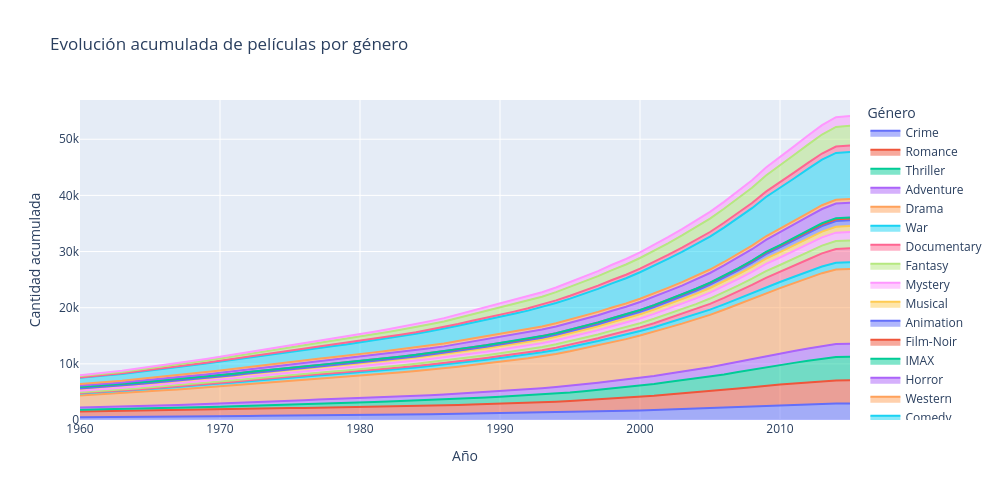

This figure's notebook cell:
### Code cell
# Resetear el índice
df_plot = df_base.reset_index()

# Transformar a formato largo
df_melted = df_plot.melt(id_vars="year",
                         value_vars=[col for col in df_base.columns if col != "All_movies"],
                         var_name="genre",
                         value_name="count")

df_melted = df_melted[df_melted['year']>=1960]

# se crea gráfico de área apilado
fig = px.area(df_melted, x="year", y="count", color="genre",
              title="Evolución acumulada de películas por género",
              labels={"year": "Año", "count": "Cantidad acumulada", "genre": "Género"},
              width=1000, height=500)

fig.update_layout(xaxis_title="Año", yaxis_title="Cantidad acumulada", legend_title="Género")
fig.show()

### Figure 1 — Plotly figure (JSON) as saved in the notebook; plotly's stock layout.template omitted (floating-point values rounded to 4 significant figures)
{"data": [{"fillpattern": {"shape": ""}, "hovertemplate": "Género=Crime<br>Año=%{x}<br>Cantidad acumulada=%{y}<extra></extra>", "legendgroup": "Crime", "line": {"color": "#636efa"}, "marker": {"symbol": "circle"}, "mode": "lines", "name": "Crime", "orientation": "v", "showlegend": true, "stackgroup": "1", "type": "scatter", "x": [1960, 1961, 1962, 1963, 1964, 1965, 1966, 1967, 1968, 1969, 1970, 1971, 1972, 1973, 1974, 1975, 1976, 1977, 1978, 1979, 1980, 1981, 1982, 1983, 1984, 1985, 1986, 1987, 1988, 1989, 1990, 1991, 1992, 1993, 1994, 1995, 1996, 1997, 1998, 1999, 2000, 2001, 2002, 2003, 2004, 2005, 2006, 2007, 2008, 2009, 2010, 2011, 2012, 2013, 2014, 2015], "xaxis": "x", "y": [494, 504, 515, 527, 543, 552, 574, 592, 624, 644, 662, 685, 718, 775, 806, 837, 864, 883, 907, 929, 942, 959, 978, 998, 1014, 1032, 1056, 1094, 1128, 1161, 1197, 1236, 1276, 1307, 1344, 1398, 1451, 1512, 1582, 1629, 1695, 1761, 1858, 1947, 2019, 2103, 2196, 2303, 2407, 2520, 2599, 2673, 2765, 2847, 2928, 2938], "yaxis": "y"}, {"fillpattern": {"shape": ""}, "hovertemplate": "Género=Romance<br>Año=%{x}<br>Cantidad acumulada=%{y}<extra></extra>", "legendgroup": "Romance", "line": {"color": "#EF553B"}, "marker": {"symbol": "circle"}, "mode": "lines", "name": "Romance", "orientation": "v", "showlegend": true, "stackgroup": "1", "type": "scatter", "x": [1960, 1961, 1962, 1963, 1964, 1965, 1966, 1967, 1968, 1969, 1970, 1971, 1972, 1973, 1974, 1975, 1976, 1977, 1978, 1979, 1980, 1981, 1982, 1983, 1984, 1985, 1986, 1987, 1988, 1989, 1990, 1991, 1992, 1993, 1994, 1995, 1996, 1997, 1998, 1999, 2000, 2001, 2002, 2003, 2004, 2005, 2006, 2007, 2008, 2009, 2010, 2011, 2012, 2013, 2014, 2015], "xaxis": "x", "y": [998, 1022, 1041, 1058, 1081, 1099, 1119, 1134, 1155, 1175, 1197, 1210, 1226, 1240, 1253, 1280, 1295, 1313, 1328, 1347, 1367, 1390, 1412, 1442, 1480, 1514, 1542, 1583, 1625, 1657, 1698, 1747, 1798, 1858, 1919, 1991, 2073, 2158, 2261, 2346, 2452, 2569, 2689, 2798, 2906, 3032, 3160, 3302, 3445, 3591, 3708, 3814, 3927, 4039, 4119, 4127], "yaxis": "y"}, {"fillpattern": {"shape": ""}, "hovertemplate": "Género=Thriller<br>Año=%{x}<br>Cantidad acumulada=%{y}<extra></extra>", "legendgroup": "Thriller", "line": {"color": "#00cc96"}, "marker": {"symbol": "circle"}, "mode": "lines", "name": "Thriller", "orientation": "v", "showlegend": true, "stackgroup": "1", "type": "scatter", "x": [1960, 1961, 1962, 1963, 1964, 1965, 1966, 1967, 1968, 1969, 1970, 1971, 1972, 1973, 1974, 1975, 1976, 1977, 1978, 1979, 1980, 1981, 1982, 1983, 1984, 1985, 1986, 1987, 1988, 1989, 1990, 1991, 1992, 1993, 1994, 1995, 1996, 1997, 1998, 1999, 2000, 2001, 2002, 2003, 2004, 2005, 2006, 2007, 2008, 2009, 2010, 2011, 2012, 2013, 2014, 2015], "xaxis": "x", "y": [342, 350, 362, 378, 401, 418, 430, 448, 470, 490, 515, 551, 589, 632, 666, 696, 735, 766, 795, 817, 844, 878, 904, 935, 965, 995, 1031, 1073, 1126, 1168, 1230, 1277, 1331, 1385, 1447, 1516, 1600, 1694, 1788, 1881, 1987, 2088, 2212, 2335, 2453, 2593, 2759, 2935, 3114, 3328, 3505, 3686, 3853, 4031, 4154, 4177], "yaxis": "y"}, {"fillpattern": {"shape": ""}, "hovertemplate": "Género=Adventure<br>Año=%{x}<br>Cantidad acumulada=%{y}<extra></extra>", "legendgroup": "Adventure", "line": {"color": "#ab63fa"}, "marker": {"symbol": "circle"}, "mode": "lines", "name": "Adventure", "orientation": "v", "showlegend": true, "stackgroup": "1", "type": "scatter", "x": [1960, 1961, 1962, 1963, 1964, 1965, 1966, 1967, 1968, 1969, 1970, 1971, 1972, 1973, 1974, 1975, 1976, 1977, 1978, 1979, 1980, 1981, 1982, 1983, 1984, 1985, 1986, 1987, 1988, 1989, 1990, 1991, 1992, 1993, 1994, 1995, 1996, 1997, 1998, 1999, 2000, 2001, 2002, 2003, 2004, 2005, 2006, 2007, 2008, 2009, 2010, 2011, 2012, 2013, 2014, 2015], "xaxis": "x", "y": [372, 383, 404, 417, 435, 458, 482, 501, 519, 538, 552, 565, 583, 595, 607, 625, 640, 669, 684, 707, 730, 757, 783, 811, 840, 880, 916, 945, 971, 999, 1031, 1057, 1078, 1111, 1162, 1206, 1248, 1289, 1331, 1363, 1397, 1437, 1490, 1542, 1613, 1682, 1759, 1817, 1902, 1977, 2031, 2109, 2176, 2253, 2313, 2329], "yaxis": "y"}, {"fillpattern": {"shape": ""}, "hovertemplate": "Género=Drama<br>Año=%{x}<br>Cantidad acumulada=%{y}<extra></extra>", "legendgroup": "Drama", "line": {"color": "#FFA15A"}, "marker": {"symbol": "circle"}, "mode": "lines", "name": "Drama", "orientation": "v", "showlegend": true, "stackgroup": "1", "type": "scatter", "x": [1960, 1961, 1962, 1963, 1964, 1965, 1966, 1967, 1968, 1969, 1970, 1971, 1972, 1973, 1974, 1975, 1976, 1977, 1978, 1979, 1980, 1981, 1982, 1983, 1984, 1985, 1986, 1987, 1988, 1989, 1990, 1991, 1992, 1993, 1994, 1995, 1996, 1997, 1998, 1999, 2000, 2001, 2002, 2003, 2004, 2005, 2006, 2007, 2008, 2009, 2010, 2011, 2012, 2013, 2014, 2015], "xaxis": "x", "y": [2177, 2252, 2345, 2416, 2502, 2593, 2679, 2764, 2857, 2956, 3072, 3174, 3285, 3382, 3479, 3572, 3667, 3762, 3841, 3938, 4032, 4129, 4235, 4334, 4448, 4551, 4668, 4799, 4935, 5058, 5201, 5348, 5503, 5684, 5890, 6128, 6375, 6637, 6921, 7182, 7507, 7844, 8206, 8542, 8907, 9309, 9755, 10230, 10695, 11203, 11632, 12103, 12542, 12979, 13294, 13340], "yaxis": "y"}, {"fillpattern": {"shape": ""}, "hovertemplate": "Género=War<br>Año=%{x}<br>Cantidad acumulada=%{y}<extra></extra>", "legendgroup": "War", "line": {"color": "#19d3f3"}, "marker": {"symbol": "circle"}, "mode": "lines", "name": "War", "orientation": "v", "showlegend": true, "stackgroup": "1", "type": "scatter", "x": [1960, 1961, 1962, 1963, 1964, 1965, 1966, 1967, 1968, 1969, 1970, 1971, 1972, 1973, 1974, 1975, 1976, 1977, 1978, 1979, 1980, 1981, 1982, 1983, 1984, 1985, 1986, 1987, 1988, 1989, 1990, 1991, 1992, 1993, 1994, 1995, 1996, 1997, 1998, 1999, 2000, 2001, 2002, 2003, 2004, 2005, 2006, 2007, 2008, 2009, 2010, 2011, 2012, 2013, 2014, 2015], "xaxis": "x", "y": [344, 352, 368, 377, 396, 417, 433, 442, 455, 470, 488, 499, 507, 510, 518, 526, 538, 551, 560, 569, 579, 589, 598, 608, 614, 626, 638, 649, 661, 678, 689, 693, 701, 709, 718, 738, 749, 763, 781, 791, 804, 831, 856, 879, 907, 931, 960, 1001, 1050, 1085, 1109, 1137, 1160, 1176, 1193, 1194], "yaxis": "y"}, {"fillpattern": {"shape": ""}, "hovertemplate": "Género=Documentary<br>Año=%{x}<br>Cantidad acumulada=%{y}<extra></extra>", "legendgroup": "Documentary", "line": {"color": "#FF6692"}, "marker": {"symbol": "circle"}, "mode": "lines", "name": "Documentary", "orientation": "v", "showlegend": true, "stackgroup": "1", "type": "scatter", "x": [1960, 1961, 1962, 1963, 1964, 1965, 1966, 1967, 1968, 1969, 1970, 1971, 1972, 1973, 1974, 1975, 1976, 1977, 1978, 1979, 1980, 1981, 1982, 1983, 1984, 1985, 1986, 1987, 1988, 1989, 1990, 1991, 1992, 1993, 1994, 1995, 1996, 1997, 1998, 1999, 2000, 2001, 2002, 2003, 2004, 2005, 2006, 2007, 2008, 2009, 2010, 2011, 2012, 2013, 2014, 2015], "xaxis": "x", "y": [72, 76, 77, 84, 91, 93, 97, 108, 119, 124, 136, 150, 160, 169, 176, 184, 197, 206, 216, 225, 237, 252, 263, 270, 274, 291, 299, 307, 320, 330, 339, 346, 361, 378, 412, 443, 478, 515, 555, 602, 652, 706, 768, 843, 935, 1032, 1146, 1275, 1438, 1618, 1788, 1970, 2157, 2350, 2452, 2467], "yaxis": "y"}, {"fillpattern": {"shape": ""}, "hovertemplate": "Género=Fantasy<br>Año=%{x}<br>Cantidad acumulada=%{y}<extra></extra>", "legendgroup": "Fantasy", "line": {"color": "#B6E880"}, "marker": {"symbol": "circle"}, "mode": "lines", "name": "Fantasy", "orientation": "v", "showlegend": true, "stackgroup": "1", "type": "scatter", "x": [1960, 1961, 1962, 1963, 1964, 1965, 1966, 1967, 1968, 1969, 1970, 1971, 1972, 1973, 1974, 1975, 1976, 1977, 1978, 1979, 1980, 1981, 1982, 1983, 1984, 1985, 1986, 1987, 1988, 1989, 1990, 1991, 1992, 1993, 1994, 1995, 1996, 1997, 1998, 1999, 2000, 2001, 2002, 2003, 2004, 2005, 2006, 2007, 2008, 2009, 2010, 2011, 2012, 2013, 2014, 2015], "xaxis": "x", "y": [145, 149, 161, 166, 177, 182, 191, 197, 208, 212, 224, 231, 240, 244, 254, 264, 274, 288, 295, 299, 309, 322, 337, 358, 373, 401, 417, 441, 465, 486, 507, 531, 550, 573, 596, 619, 635, 665, 695, 722, 750, 787, 816, 850, 903, 947, 1004, 1056, 1116, 1185, 1229, 1281, 1324, 1371, 1406, 1411], "yaxis": "y"}, {"fillpattern": {"shape": ""}, "hovertemplate": "Género=Mystery<br>Año=%{x}<br>Cantidad acumulada=%{y}<extra></extra>", "legendgroup": "Mystery", "line": {"color": "#FF97FF"}, "marker": {"symbol": "circle"}, "mode": "lines", "name": "Mystery", "orientation": "v", "showlegend": true, "stackgroup": "1", "type": "scatter", "x": [1960, 1961, 1962, 1963, 1964, 1965, 1966, 1967, 1968, 1969, 1970, 1971, 1972, 1973, 1974, 1975, 1976, 1977, 1978, 1979, 1980, 1981, 1982, 1983, 1984, 1985, 1986, 1987, 1988, 1989, 1990, 1991, 1992, 1993, 1994, 1995, 1996, 1997, 1998, 1999, 2000, 2001, 2002, 2003, 2004, 2005, 2006, 2007, 2008, 2009, 2010, 2011, 2012, 2013, 2014, 2015], "xaxis": "x", "y": [281, 288, 292, 301, 311, 320, 329, 334, 345, 353, 364, 384, 407, 425, 439, 458, 477, 490, 504, 515, 527, 540, 553, 563, 574, 584, 592, 604, 619, 628, 638, 655, 668, 686, 698, 725, 740, 768, 793, 818, 842, 882, 924, 965, 1007, 1053, 1113, 1157, 1215, 1293, 1341, 1388, 1430, 1475, 1507, 1513], "yaxis": "y"}, {"fillpattern": {"shape": ""}, "hovertemplate": "Género=Musical<br>Año=%{x}<br>Cantidad acumulada=%{y}<extra></extra>", "legendgroup": "Musical", "line": {"color": "#FECB52"}, "marker": {"symbol": "circle"}, "mode": "lines", "name": "Musical", "orientation": "v", "showlegend": true, "stackgroup": "1", "type": "scatter", "x": [1960, 1961, 1962, 1963, 1964, 1965, 1966, 1967, 1968, 1969, 1970, 1971, 1972, 1973, 1974, 1975, 1976, 1977, 1978, 1979, 1980, 1981, 1982, 1983, 1984, 1985, 1986, 1987, 1988, 1989, 1990, 1991, 1992, 1993, 1994, 1995, 1996, 1997, 1998, 1999, 2000, 2001, 2002, 2003, 2004, 2005, 2006, 2007, 2008, 2009, 2010, 2011, 2012, 2013, 2014, 2015], "xaxis": "x", "y": [347, 352, 361, 368, 380, 385, 390, 405, 419, 425, 433, 444, 457, 465, 469, 480, 490, 500, 508, 513, 525, 536, 548, 560, 568, 575, 585, 595, 608, 613, 618, 629, 636, 647, 655, 664, 676, 691, 706, 713, 726, 744, 762, 783, 803, 826, 848, 880, 907, 936, 960, 977, 1002, 1021, 1035, 1035], "yaxis": "y"}, {"fillpattern": {"shape": ""}, "hovertemplate": "Género=Animation<br>Año=%{x}<br>Cantidad acumulada=%{y}<extra></extra>", "legendgroup": "Animation", "line": {"color": "#636efa"}, "marker": {"symbol": "circle"}, "mode": "lines", "name": "Animation", "orientation": "v", "showlegend": true, "stackgroup": "1", "type": "scatter", "x": [1960, 1961, 1962, 1963, 1964, 1965, 1966, 1967, 1968, 1969, 1970, 1971, 1972, 1973, 1974, 1975, 1976, 1977, 1978, 1979, 1980, 1981, 1982, 1983, 1984, 1985, 1986, 1987, 1988, 1989, 1990, 1991, 1992, 1993, 1994, 1995, 1996, 1997, 1998, 1999, 2000, 2001, 2002, 2003, 2004, 2005, 2006, 2007, 2008, 2009, 2010, 2011, 2012, 2013, 2014, 2015], "xaxis": "x", "y": [55, 57, 62, 63, 66, 69, 76, 79, 86, 90, 93, 97, 100, 105, 110, 113, 114, 124, 130, 137, 141, 151, 162, 170, 175, 186, 201, 217, 235, 252, 263, 274, 290, 305, 322, 340, 356, 373, 400, 421, 448, 475, 508, 538, 573, 596, 641, 684, 732, 793, 838, 887, 939, 988, 1021, 1027], "yaxis": "y"}, {"fillpattern": {"shape": ""}, "hovertemplate": "Género=Film-Noir<br>Año=%{x}<br>Cantidad acumulada=%{y}<extra></extra>", "legendgroup": "Film-Noir", "line": {"color": "#EF553B"}, "marker": {"symbol": "circle"}, "mode": "lines", "name": "Film-Noir", "orientation": "v", "showlegend": true, "stackgroup": "1", "type": "scatter", "x": [1960, 1961, 1962, 1963, 1964, 1965, 1966, 1967, 1968, 1969, 1970, 1971, 1972, 1973, 1974, 1975, 1976, 1977, 1978, 1979, 1980, 1981, 1982, 1983, 1984, 1985, 1986, 1987, 1988, 1989, 1990, 1991, 1992, 1993, 1994, 1995, 1996, 1997, 1998, 1999, 2000, 2001, 2002, 2003, 2004, 2005, 2006, 2007, 2008, 2009, 2010, 2011, 2012, 2013, 2014, 2015], "xaxis": "x", "y": [261, 262, 262, 263, 265, 266, 267, 267, 267, 267, 267, 267, 268, 269, 270, 270, 271, 271, 272, 273, 273, 273, 274, 274, 275, 276, 278, 281, 282, 284, 290, 290, 292, 293, 294, 295, 296, 301, 303, 304, 304, 305, 305, 307, 307, 310, 311, 314, 317, 320, 322, 327, 329, 330, 330, 330], "yaxis": "y"}, {"fillpattern": {"shape": ""}, "hovertemplate": "Género=IMAX<br>Año=%{x}<br>Cantidad acumulada=%{y}<extra></extra>", "legendgroup": "IMAX", "line": {"color": "#00cc96"}, "marker": {"symbol": "circle"}, "mode": "lines", "name": "IMAX", "orientation": "v", "showlegend": true, "stackgroup": "1", "type": "scatter", "x": [1960, 1961, 1962, 1963, 1964, 1965, 1966, 1967, 1968, 1969, 1970, 1971, 1972, 1973, 1974, 1975, 1976, 1977, 1978, 1979, 1980, 1981, 1982, 1983, 1984, 1985, 1986, 1987, 1988, 1989, 1990, 1991, 1992, 1993, 1994, 1995, 1996, 1997, 1998, 1999, 2000, 2001, 2002, 2003, 2004, 2005, 2006, 2007, 2008, 2009, 2010, 2011, 2012, 2013, 2014, 2015], "xaxis": "x", "y": [null, null, null, null, null, null, null, null, null, null, null, null, null, null, null, null, null, null, null, null, null, null, 1, 1, 1, 2, 2, 2, 2, 2, 2, 3, 4, 4, 8, 12, 12, 15, 18, 22, 23, 26, 28, 32, 35, 40, 48, 56, 65, 76, 93, 117, 149, 181, 196, 196], "yaxis": "y"}, {"fillpattern": {"shape": ""}, "hovertemplate": "Género=Horror<br>Año=%{x}<br>Cantidad acumulada=%{y}<extra></extra>", "legendgroup": "Horror", "line": {"color": "#ab63fa"}, "marker": {"symbol": "circle"}, "mode": "lines", "name": "Horror", "orientation": "v", "showlegend": true, "stackgroup": "1", "type": "scatter", "x": [1960, 1961, 1962, 1963, 1964, 1965, 1966, 1967, 1968, 1969, 1970, 1971, 1972, 1973, 1974, 1975, 1976, 1977, 1978, 1979, 1980, 1981, 1982, 1983, 1984, 1985, 1986, 1987, 1988, 1989, 1990, 1991, 1992, 1993, 1994, 1995, 1996, 1997, 1998, 1999, 2000, 2001, 2002, 2003, 2004, 2005, 2006, 2007, 2008, 2009, 2010, 2011, 2012, 2013, 2014, 2015], "xaxis": "x", "y": [237, 248, 263, 281, 302, 318, 333, 347, 374, 381, 401, 432, 467, 510, 538, 555, 580, 608, 634, 656, 697, 750, 778, 800, 821, 849, 888, 935, 986, 1029, 1075, 1105, 1133, 1165, 1195, 1229, 1261, 1287, 1320, 1365, 1419, 1470, 1518, 1581, 1645, 1725, 1818, 1919, 2013, 2151, 2250, 2336, 2446, 2536, 2603, 2611], "yaxis": "y"}, {"fillpattern": {"shape": ""}, "hovertemplate": "Género=Western<br>Año=%{x}<br>Cantidad acumulada=%{y}<extra></extra>", "legendgroup": "Western", "line": {"color": "#FFA15A"}, "marker": {"symbol": "circle"}, "mode": "lines", "name": "Western", "orientation": "v", "showlegend": true, "stackgroup": "1", "type": "scatter", "x": [1960, 1961, 1962, 1963, 1964, 1965, 1966, 1967, 1968, 1969, 1970, 1971, 1972, 1973, 1974, 1975, 1976, 1977, 1978, 1979, 1980, 1981, 1982, 1983, 1984, 1985, 1986, 1987, 1988, 1989, 1990, 1991, 1992, 1993, 1994, 1995, 1996, 1997, 1998, 1999, 2000, 2001, 2002, 2003, 2004, 2005, 2006, 2007, 2008, 2009, 2010, 2011, 2012, 2013, 2014, 2015], "xaxis": "x", "y": [297, 304, 310, 313, 324, 337, 356, 367, 385, 403, 420, 439, 457, 468, 473, 483, 493, 494, 500, 509, 514, 517, 522, 525, 526, 529, 530, 537, 540, 541, 545, 547, 551, 556, 564, 573, 579, 583, 586, 589, 594, 598, 601, 608, 614, 619, 622, 629, 637, 642, 653, 659, 664, 669, 676, 676], "yaxis": "y"}, {"fillpattern": {"shape": ""}, "hovertemplate": "Género=Comedy<br>Año=%{x}<br>Cantidad acumulada=%{y}<extra></extra>", "legendgroup": "Comedy", "line": {"color": "#19d3f3"}, "marker": {"symbol": "circle"}, "mode": "lines", "name": "Comedy", "orientation": "v", "showlegend": true, "stackgroup": "1", "type": "scatter", "x": [1960, 1961, 1962, 1963, 1964, 1965, 1966, 1967, 1968, 1969, 1970, 1971, 1972, 1973, 1974, 1975, 1976, 1977, 1978, 1979, 1980, 1981, 1982, 1983, 1984, 1985, 1986, 1987, 1988, 1989, 1990, 1991, 1992, 1993, 1994, 1995, 1996, 1997, 1998, 1999, 2000, 2001, 2002, 2003, 2004, 2005, 2006, 2007, 2008, 2009, 2010, 2011, 2012, 2013, 2014, 2015], "xaxis": "x", "y": [1080, 1109, 1147, 1194, 1245, 1289, 1359, 1407, 1461, 1513, 1567, 1614, 1669, 1708, 1751, 1805, 1861, 1911, 1970, 2029, 2105, 2176, 2249, 2319, 2402, 2496, 2581, 2712, 2823, 2942, 3051, 3176, 3311, 3441, 3609, 3744, 3930, 4103, 4295, 4494, 4717, 4938, 5158, 5400, 5631, 5866, 6133, 6399, 6668, 6994, 7261, 7548, 7851, 8111, 8332, 8369], "yaxis": "y"}, {"fillpattern": {"shape": ""}, "hovertemplate": "Género=Children<br>Año=%{x}<br>Cantidad acumulada=%{y}<extra></extra>", "legendgroup": "Children", "line": {"color": "#FF6692"}, "marker": {"symbol": "circle"}, "mode": "lines", "name": "Children", "orientation": "v", "showlegend": true, "stackgroup": "1", "type": "scatter", "x": [1960, 1961, 1962, 1963, 1964, 1965, 1966, 1967, 1968, 1969, 1970, 1971, 1972, 1973, 1974, 1975, 1976, 1977, 1978, 1979, 1980, 1981, 1982, 1983, 1984, 1985, 1986, 1987, 1988, 1989, 1990, 1991, 1992, 1993, 1994, 1995, 1996, 1997, 1998, 1999, 2000, 2001, 2002, 2003, 2004, 2005, 2006, 2007, 2008, 2009, 2010, 2011, 2012, 2013, 2014, 2015], "xaxis": "x", "y": [86, 92, 99, 104, 110, 114, 119, 126, 135, 142, 149, 158, 167, 172, 184, 189, 196, 208, 216, 225, 232, 240, 248, 256, 265, 285, 303, 325, 342, 359, 376, 389, 409, 435, 469, 506, 532, 568, 606, 628, 653, 675, 711, 752, 781, 816, 855, 886, 921, 954, 988, 1034, 1065, 1098, 1131, 1139], "yaxis": "y"}, {"fillpattern": {"shape": ""}, "hovertemplate": "Género=Action<br>Año=%{x}<br>Cantidad acumulada=%{y}<extra></extra>", "legendgroup": "Action", "line": {"color": "#B6E880"}, "marker": {"symbol": "circle"}, "mode": "lines", "name": "Action", "orientation": "v", "showlegend": true, "stackgroup": "1", "type": "scatter", "x": [1960, 1961, 1962, 1963, 1964, 1965, 1966, 1967, 1968, 1969, 1970, 1971, 1972, 1973, 1974, 1975, 1976, 1977, 1978, 1979, 1980, 1981, 1982, 1983, 1984, 1985, 1986, 1987, 1988, 1989, 1990, 1991, 1992, 1993, 1994, 1995, 1996, 1997, 1998, 1999, 2000, 2001, 2002, 2003, 2004, 2005, 2006, 2007, 2008, 2009, 2010, 2011, 2012, 2013, 2014, 2015], "xaxis": "x", "y": [228, 233, 245, 258, 276, 303, 330, 353, 374, 395, 420, 446, 479, 523, 563, 593, 633, 660, 694, 728, 766, 797, 834, 878, 921, 963, 1012, 1066, 1115, 1172, 1230, 1284, 1337, 1413, 1480, 1556, 1618, 1692, 1761, 1821, 1883, 1972, 2063, 2171, 2281, 2390, 2485, 2589, 2729, 2880, 3006, 3138, 3265, 3387, 3498, 3519], "yaxis": "y"}, {"fillpattern": {"shape": ""}, "hovertemplate": "Género=Sci-Fi<br>Año=%{x}<br>Cantidad acumulada=%{y}<extra></extra>", "legendgroup": "Sci-Fi", "line": {"color": "#FF97FF"}, "marker": {"symbol": "circle"}, "mode": "lines", "name": "Sci-Fi", "orientation": "v", "showlegend": true, "stackgroup": "1", "type": "scatter", "x": [1960, 1961, 1962, 1963, 1964, 1965, 1966, 1967, 1968, 1969, 1970, 1971, 1972, 1973, 1974, 1975, 1976, 1977, 1978, 1979, 1980, 1981, 1982, 1983, 1984, 1985, 1986, 1987, 1988, 1989, 1990, 1991, 1992, 1993, 1994, 1995, 1996, 1997, 1998, 1999, 2000, 2001, 2002, 2003, 2004, 2005, 2006, 2007, 2008, 2009, 2010, 2011, 2012, 2013, 2014, 2015], "xaxis": "x", "y": [169, 177, 184, 194, 203, 223, 240, 254, 272, 285, 295, 304, 317, 335, 345, 359, 367, 383, 393, 416, 443, 462, 485, 513, 544, 572, 599, 626, 657, 691, 718, 746, 764, 793, 815, 848, 878, 910, 948, 978, 1008, 1037, 1081, 1118, 1162, 1194, 1234, 1279, 1339, 1422, 1477, 1549, 1611, 1674, 1729, 1741], "yaxis": "y"}], "layout": {"height": 500, "legend": {"title": {"text": "Género"}, "tracegroupgap": 0}, "title": {"text": "Evolución acumulada de películas por género"}, "width": 1000, "xaxis": {"anchor": "y", "autorange": true, "domain": [0, 1], "range": [1960, 2015], "title": {"text": "Año"}, "type": "linear"}, "yaxis": {"anchor": "x", "autorange": true, "domain": [0, 1], "range": [0, 56990.0], "title": {"text": "Cantidad acumulada"}, "type": "linear"}}}
